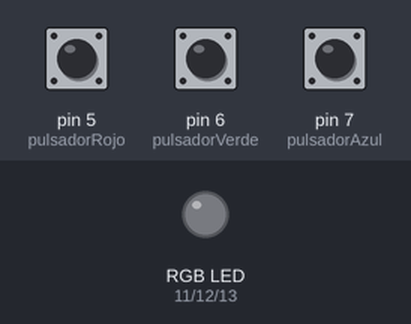
This sketch was run on a simulated Arduino Uno, built with avr-gcc and run on an emulated ATmega328P. On the bench: an RGB LED mixed from three pins (HIGH = lit). Inputs (shaded band) come from the test bench; at power-on: pin 5 (pulsadorRojo) LOW, pin 6 (pulsadorVerde) LOW, pin 7 (pulsadorAzul) LOW.

Above: at 2.0 s.
2.1 s: pin 5 (pulsadorRojo) pulled HIGH for 0.75 s
At 2.8 s:
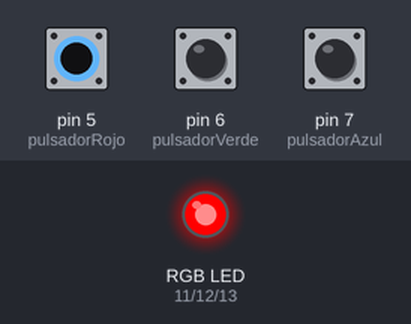
4.5 s: pin 6 (pulsadorVerde) pulled HIGH for 0.75 s
At 5.4 s:
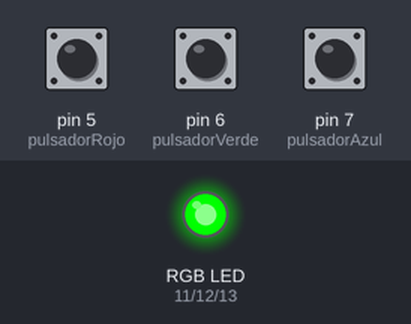
7.1 s: pin 7 (pulsadorAzul) pulled HIGH for 0.75 s
At 8.0 s:
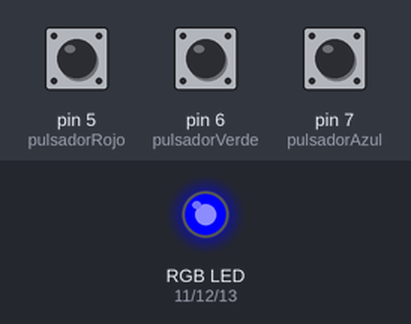
9.7 s: pin 7 (pulsadorAzul) pulled HIGH for 3.2 s
At 14.0 s:
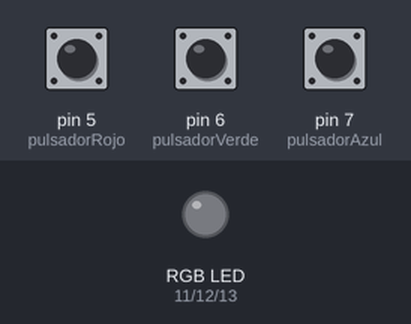
14.5 s: pin 5 (pulsadorRojo) pulled HIGH for 3.2 s
At 15.6 s:
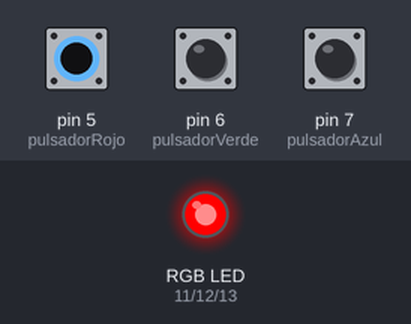
19.5 s: pin 5 (pulsadorRojo) driven HIGH and pin 6 (pulsadorVerde) driven HIGH and pin 7 (pulsadorAzul) driven HIGH
At 20.6 s:
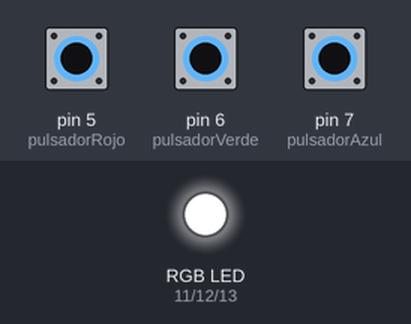
Timing chart, 0 to 22.5 s (numbered marks = the images above; inputs shaded):
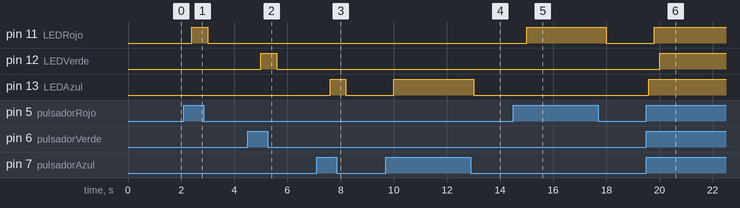

The sketch:

13_LED_RGB.ino
```cpp
int pulsadorRojo=5;
int pulsadorVerde=6;
int pulsadorAzul=7;
int LEDRojo=11;
int LEDVerde=12;
int LEDAzul=13;

void setup() {
  pinMode(pulsadorRojo,INPUT);
  pinMode(pulsadorVerde,INPUT);
  pinMode(pulsadorAzul,INPUT);
  pinMode(LEDRojo,OUTPUT);
  pinMode(LEDVerde,OUTPUT);
  pinMode(LEDAzul,OUTPUT);
}

void loop() {
  digitalWrite(LEDRojo,digitalRead(pulsadorRojo));
  delay(200);
  digitalWrite(LEDVerde,digitalRead(pulsadorVerde));
  delay(200);
  digitalWrite(LEDAzul,digitalRead(pulsadorAzul));
  delay(200);
}
```

Measured:
- after the input at 2.1 s, pin 11 (LEDRojo): LOW → HIGH after 0.30 s, → LOW 0.60 s later
- after the input at 4.5 s, pin 12 (LEDVerde): LOW → HIGH after 0.50 s, → LOW 0.60 s later
- after the input at 7.1 s, pin 13 (LEDAzul): LOW → HIGH after 0.50 s, → LOW 0.60 s later
- after the input at 9.7 s, pin 13 (LEDAzul): LOW → HIGH after 0.30 s, → LOW 3.0 s later
- after the input at 14.5 s, pin 11 (LEDRojo): LOW → HIGH after 0.50 s, → LOW 3.0 s later
- after the input at 19.5 s, pin 11 (LEDRojo): LOW → HIGH after 0.30 s; pin 12 (LEDVerde): LOW → HIGH after 0.50 s; pin 13 (LEDAzul): LOW → HIGH after 0.10 s
